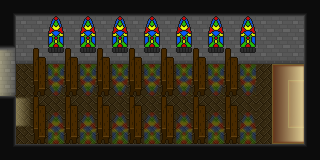

The image is a tile-based game level rendered from a .tmx file. Its description and source (layers, tilesets, objects; grid data summarised) follow:
An orthogonal 20x10 tile map with 16x16 px tiles, 6 tile layers (ground, walls, objects, tops, ...).

<map version="1.0" orientation="orthogonal" width="20" height="10" tilewidth="16" tileheight="16">
 <tileset firstgid="1" name="limbusdev" tilewidth="16" tileheight="16">
  <image source="../spritesheets/limbusdev_world2.png" width="1024" height="1024" />
 </tileset>
 <layer name="ground" width="20" height="10">
  <data>[200 cells, 200 non-empty, 8 distinct tile ids]</data>
 </layer>
 <layer name="walls" width="20" height="10">
  <data>[200 cells, 62 non-empty, 4 distinct tile ids]</data>
 </layer>
 <layer name="objects" width="20" height="10">
  <data>[200 cells, 35 non-empty, 3 distinct tile ids]</data>
 </layer>
 <layer name="tops" width="20" height="10">
  <data>[200 cells, 67 non-empty, 11 distinct tile ids]</data>
 </layer>
 <layer name="shadow1" width="20" height="10">
  <data>[200 cells, 200 non-empty, 1 distinct tile ids]</data>
 </layer>
 <layer name="lights" width="20" height="10">
  <data>[200 cells, 57 non-empty, 15 distinct tile ids]</data>
 </layer>
</map>
